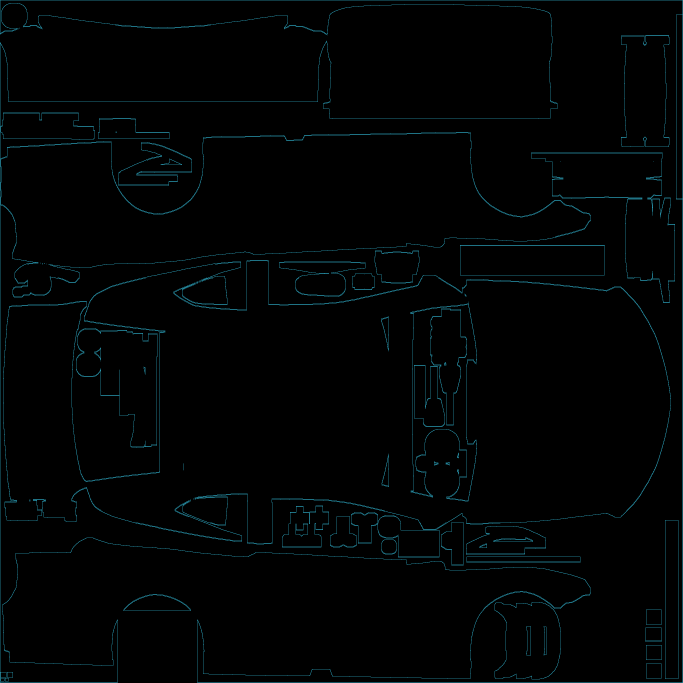
#> input picture templates/wireframes/stockcars_camarozl12018/wireframe.png, 2048 x 2048 px, given in place of mask.png, which was not available (shown at 1/3 size)
$ python derive_camaro_zones_from_wireframe.py
#> lines starting #> are read from the running program, lines starting #| are printed output that depends on the picture; pictures that were not available may be replaced by others from this repository, and a replacement may not be noted
"""
Derive Camaro ZL1 Gen 6 atlas zones from user-labeled wireframe anchors.

Each label position defines a search window; bbox = tight mask bounds in that window.
"""
from __future__ import annotations

from pathlib import Path

import numpy as np
from PIL import Image, ImageDraw

ROOT = Path(__file__).resolve().parent.parent
WF = ROOT / "templates" / "wireframes" / "stockcars_camarozl12018" / "wireframe.png"
MASK = ROOT / "templates" / "cache" / "stockcars_camarozl12018" / "mask.png"
OUT = ROOT / "templates" / "atlas" / "camaro_zone_debug.png"

# Anchors from templates/wireframes/stockcars_camarozl12018/wireframe.png
ANCHORS: dict[str, tuple[float, float]] = {
    "front_corner_upper_left": (0.067, 0.118),
    "front_bumper": (0.224, 0.092),
    "front_corner_upper_bumper_right": (0.426, 0.114),
    "back": (0.649, 0.068),
    "rear_diffuser": (0.642, 0.155),
    "rear_corner_lower": (0.077, 0.255),
    "trunk": (0.220, 0.308),
    "front_corner_upper_right": (0.423, 0.276),
    "left_side_door": (0.728, 0.331),
    "roof": (0.233, 0.577),
    "hood": (0.803, 0.593),
    "right_side_door": (0.209, 0.884),
    "front_corner_lower_right": (0.736, 0.855),
    "right_lower_door": (0.479, 0.839),
    "front_splitter_right": (0.472, 0.934),
    "pit_sign": (0.226, 0.945),
}

# Search half-extents (fraction of image) tuned per region from labeled wireframe.
WINDOWS: dict[str, tuple[float, float]] = {
    "front_corner_upper_left": (0.12, 0.14),
    "front_bumper": (0.22, 0.12),
    "front_corner_upper_bumper_right": (0.12, 0.14),
    "back": (0.18, 0.12),
    "rear_diffuser": (0.14, 0.14),
    "rear_corner_lower": (0.14, 0.16),
    "trunk": (0.20, 0.16),
    "front_corner_upper_right": (0.16, 0.14),
    "left_side_door": (0.18, 0.14),
    "roof": (0.18, 0.16),
    "hood": (0.20, 0.16),
    "right_side_door": (0.20, 0.10),
    "front_corner_lower_right": (0.16, 0.12),
    "right_lower_door": (0.22, 0.10),
    "front_splitter_right": (0.28, 0.08),
    "pit_sign": (0.18, 0.08),
}


def bbox_in_window(
    mask: np.ndarray,
    anchor: tuple[float, float],
    half: tuple[float, float],
    *,
    min_pixels: int = 80,
) -> list[float] | None:
    h, w = mask.shape
    ax, ay = anchor
    hx, hy = half
    px0 = max(0, int((ax - hx) * w))
    py0 = max(0, int((ay - hy) * h))
    px1 = min(w, int((ax + hx) * w))
    py1 = min(h, int((ay + hy) * h))
    sub = mask[py0:py1, px0:px1] > 128
    if sub.sum() < min_pixels:
        return None
    ys, xs = np.where(sub)
    return [
        round((px0 + int(xs.min())) / w, 4),
        round((py0 + int(ys.min())) / h, 4),
        round((px0 + int(xs.max()) + 1) / w, 4),
        round((py0 + int(ys.max()) + 1) / h, 4),
    ]


def main() -> None:
    mask = np.array(Image.open(MASK).convert("L"))
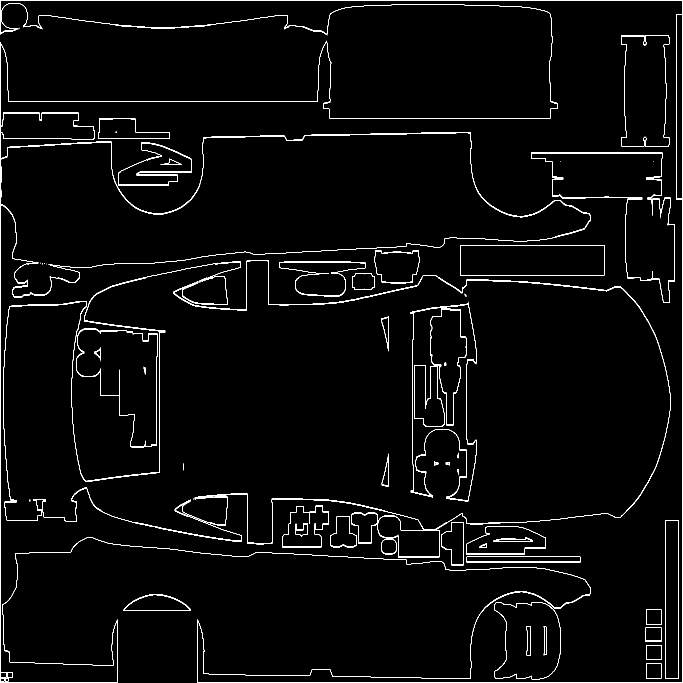
#> mask: shape (2048, 2048) (shown at 1/3 size); values 0 (black) and 138 (white), 1.8% white in thin lines or dots
    h, w = mask.shape
#> h = 2048; w = 2048
    debug = Image.open(MASK).convert("RGB")
    draw = ImageDraw.Draw(debug)
    colors = [
        (255, 80, 80),
        (80, 255, 80),
        (80, 80, 255),
        (255, 255, 80),
        (255, 80, 255),
        (80, 255, 255),
    ]

    print("Camaro ZL1 zones from wireframe anchors:")
    for i, (rid, anchor) in enumerate(ANCHORS.items()):
        half = WINDOWS[rid]
        bbox = bbox_in_window(mask, anchor, half)
        if not bbox:
            print(f"  {rid}: EMPTY window {half}")
            continue
        x0, y0, x1, y1 = bbox
        px0, py0, px1, py1 = int(x0 * w), int(y0 * h), int(x1 * w), int(y1 * h)
        sub = mask[py0:py1, px0:px1]
        cov = (sub > 128).mean()
        print(f"  {rid:30} {bbox}  cov={cov:.1%}  window={half}")
        c = colors[i % len(colors)]
        draw.rectangle((px0, py0, px1, py1), outline=c, width=3)
        sx, sy = int(anchor[0] * w), int(anchor[1] * h)
        draw.ellipse((sx - 5, sy - 5, sx + 5, sy + 5), fill=c)
#> this loop made 16 passes
#> (x0, y0, x1, y1) on passes 1 to 12: (0, 0, 0.186, 0.258), (0.0039, 0, 0.444, 0.212), (0.306, 0, 0.546, 0.206), (0.469, 0, 0.829, 0.174), (0.502, 0.173, 0.782, 0.295), (0, 0.0947, 0.217, 0.415), (0.0195, 0.149, 0.42, 0.468), (0.263, 0.136, 0.583, 0.415), (0.548, 0.193, 0.908, 0.471), (0.0527, 0.417, 0.413, 0.737), (0.603, 0.433, 1, 0.753), (0.0088, 0.784, 0.409, 0.984)
#|   front_corner_upper_left        [0.0, 0.0, 0.1865, 0.2578]  cov=2.3%  window=(0.12, 0.14)
#|   front_bumper                   [0.0039, 0.0, 0.4438, 0.2119]  cov=1.7%  window=(0.22, 0.12)
#|   front_corner_upper_bumper_right [0.3057, 0.0, 0.5459, 0.2065]  cov=1.6%  window=(0.12, 0.14)
#|   back                           [0.4688, 0.0, 0.8286, 0.1738]  cov=0.9%  window=(0.18, 0.12)
#|   rear_diffuser                  [0.502, 0.1733, 0.7817, 0.2949]  cov=1.2%  window=(0.14, 0.14)
#|   rear_corner_lower              [0.0, 0.0947, 0.2168, 0.4146]  cov=2.1%  window=(0.14, 0.16)
#|   trunk                          [0.0195, 0.1489, 0.4199, 0.4678]  cov=2.3%  window=(0.2, 0.16)
#|   front_corner_upper_right       [0.2627, 0.1357, 0.5825, 0.4155]  cov=1.5%  window=(0.16, 0.14)
#> (further printed lines are left out)
#> pass 1, in bbox_in_window, `sub = mask[py0:py1, px0:px1] > 128`:
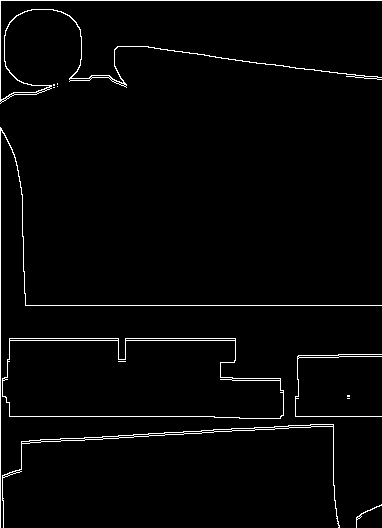
#> sub: shape (528, 382) bool; 2.3% white in thin lines or dots
#> pass 1, in main, `sub = mask[py0:py1, px0:px1]`:
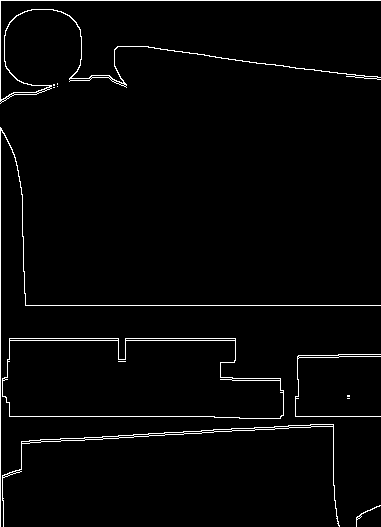
#> sub: shape (527, 381); values 0 (black) and 138 (white), 2.3% white in thin lines or dots
#> pass 2, in bbox_in_window (call 2), `sub = mask[py0:py1, px0:px1] > 128`:
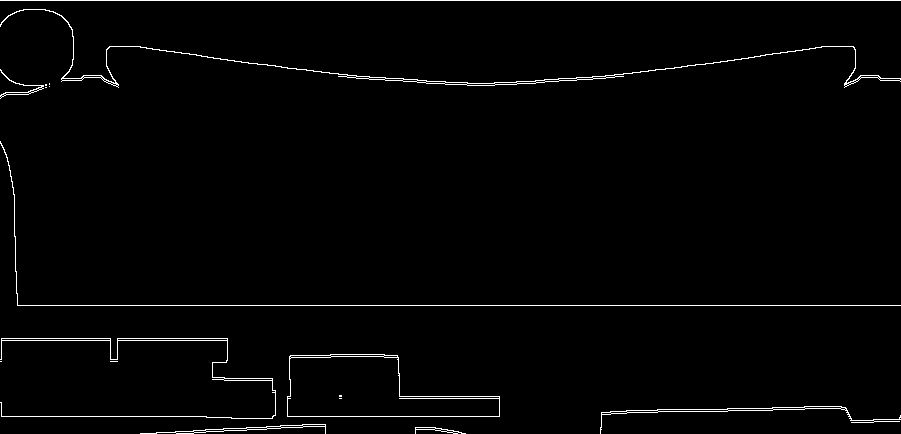
#> sub: shape (434, 901) bool; 1.7% white in thin lines or dots
#> pass 2, in main, `sub = mask[py0:py1, px0:px1]`:
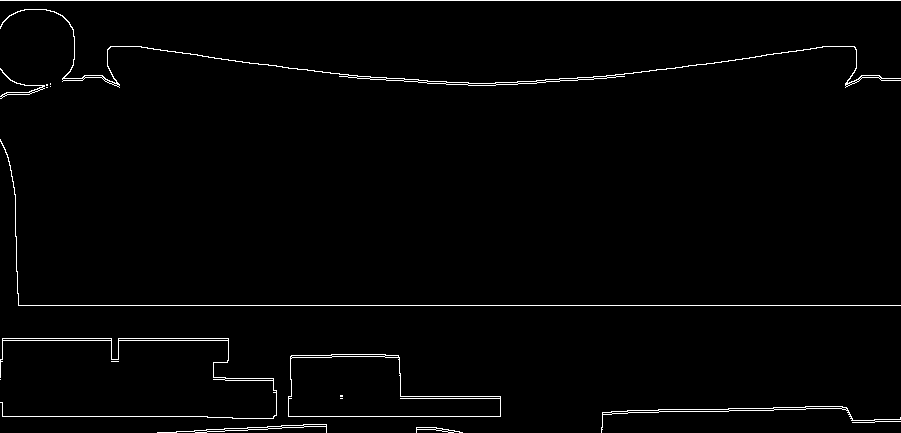
#> sub: shape (433, 901); values 0 (black) and 138 (white), 1.7% white in thin lines or dots

    debug.save(OUT)
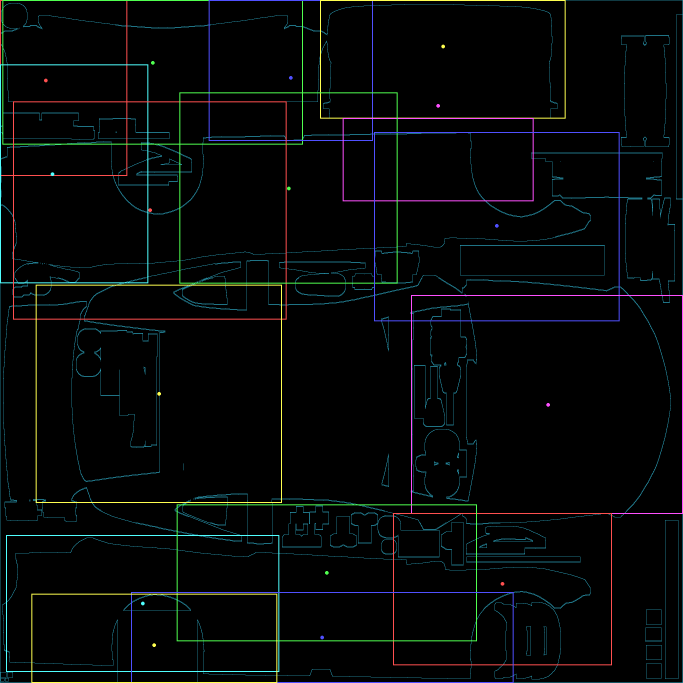
#> saved as camaro_zone_debug.png: PIL image 2048x2048 RGB (shown at 1/3 size); mean R, G, B 4.8, 7.1, 7
    print(f"\nWrote {OUT}")


if __name__ == "__main__":
    main()
